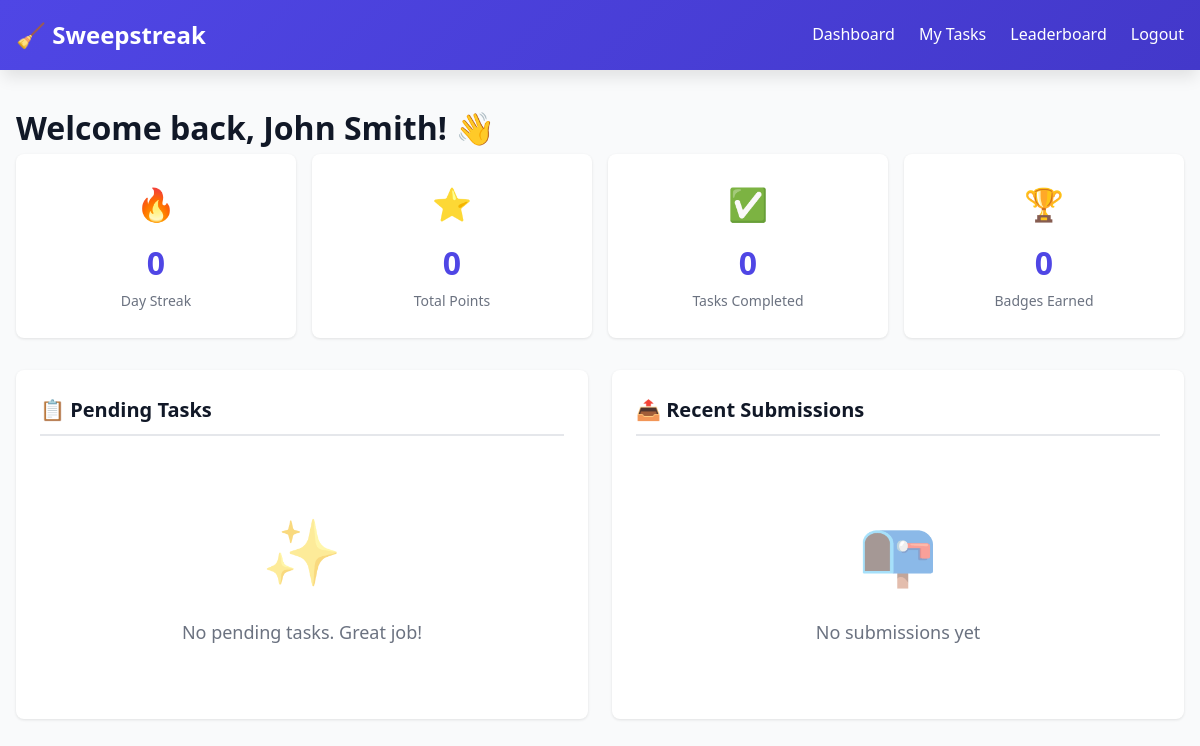
The page /student/dashboard.php (signed in) on the database its author committed.
### tables this page shows
CREATE TABLE users (
    id INT AUTO_INCREMENT PRIMARY KEY,
    username VARCHAR(50) UNIQUE NOT NULL,
    email VARCHAR(100) UNIQUE NOT NULL,
    password VARCHAR(255) NOT NULL,
    full_name VARCHAR(100) NOT NULL,
    role ENUM('student', 'teacher', 'admin') DEFAULT 'student',
    total_points INT DEFAULT 0,
    current_streak INT DEFAULT 0,
    longest_streak INT DEFAULT 0,
    last_completion_date DATE NULL,
    profile_image VARCHAR(255) DEFAULT 'default-avatar.png',
    created_at TIMESTAMP DEFAULT CURRENT_TIMESTAMP,
    updated_at TIMESTAMP DEFAULT CURRENT_TIMESTAMP ON UPDATE CURRENT_TIMESTAMP
);

### includes/functions.php (called while the page is built, shortened)
<?php
function get_user_badges($user_id, $pdo) {
    $stmt = $pdo->prepare("
        SELECT b.*, ub.earned_date
        FROM badges b
        JOIN user_badges ub ON b.id = ub.badge_id
        WHERE ub.user_id = ?
        ORDER BY ub.earned_date DESC
    ");
    $stmt->execute([$user_id]);
    return $stmt->fetchAll();
}
?>

### student/dashboard.php (the view, shortened to what this page needs)
<?php
require_once '../config/database.php';
require_once '../includes/functions.php';
$user_id = $_SESSION['user_id'];
$stmt = $pdo->prepare("SELECT * FROM users WHERE id = ?");
$stmt->execute([$user_id]);
$user = $stmt->fetch();
$stmt = $pdo->prepare("
    SELECT ta.*, t.title, t.description, t.location, t.base_points
    FROM task_assignments ta
    JOIN tasks t ON ta.task_id = t.id
    WHERE ta.student_id = ? AND ta.status = 'pending'
    ORDER BY ta.due_date ASC
");
$stmt->execute([$user_id]);
$pending_tasks = $stmt->fetchAll();
$stmt = $pdo->prepare("
    SELECT ta.*, t.title, t.description, t.location, ts.submission_date, ts.status as submission_status
    FROM task_assignments ta
    JOIN tasks t ON ta.task_id = t.id
    LEFT JOIN task_submissions ts ON ta.id = ts.assignment_id
    WHERE ta.student_id = ? AND ta.status = 'submitted'
    ORDER BY ts.submission_date DESC
    LIMIT 5
");
$stmt->execute([$user_id]);
$submitted_tasks = $stmt->fetchAll();
$stmt = $pdo->prepare("
    SELECT COUNT(*) as count
    FROM task_submissions
    WHERE student_id = ? AND status = 'approved'
");
$stmt->execute([$user_id]);
$completed_count = $stmt->fetch()['count'];
$badges = get_user_badges($user_id, $pdo);
?>
<!DOCTYPE html>
<html lang="en">
<head>
    <link rel="stylesheet" href="/assets/css/style.css">
</head>
<body>
    <header class="header">
        <div class="header-content">
            <div class="logo">🧹 Sweepstreak</div>
            <nav>
                <ul class="nav-menu">
                    <li><a href="dashboard.php">Dashboard</a></li>
                    <li><a href="tasks.php">My Tasks</a></li>
                    <li><a href="leaderboard.php">Leaderboard</a></li>
                    <li><a href="/auth/logout.php">Logout</a></li>
                </ul>
            </nav>
        </div>
    </header>
    <div class="container">
        <h1>Welcome back, <?php echo htmlspecialchars($user['full_name']); ?>! 👋</h1>
        <div class="stats-grid">
            <div class="stat-card">
                <div class="stat-icon">🔥</div>
                <span class="stat-value"><?php echo $user['current_streak']; ?></span>
                <span class="stat-label">Day Streak</span>
            </div>
            <div class="stat-card">
                <div class="stat-icon">⭐</div>
                <span class="stat-value"><?php echo $user['total_points']; ?></span>
                <span class="stat-label">Total Points</span>
            </div>
            <div class="stat-card">
                <div class="stat-icon">✅</div>
                <span class="stat-value"><?php echo $completed_count; ?></span>
                <span class="stat-label">Tasks Completed</span>
            </div>
            <div class="stat-card">
                <div class="stat-icon">🏆</div>
                <span class="stat-value"><?php echo count($badges); ?></span>
                <span class="stat-label">Badges Earned</span>
            </div>
        </div>
        <div class="grid grid-2">
            <div class="card">
                <div class="card-header">📋 Pending Tasks</div>
                <?php if (empty($pending_tasks)): ?>
                    <div class="empty-state">
                        <div class="empty-state-icon">✨</div>
                        <div class="empty-state-text">No pending tasks. Great job!</div>
                    </div>
                <?php endif; ?>
            </div>
            <div class="card">
                <div class="card-header">📤 Recent Submissions</div>
                <?php if (empty($submitted_tasks)): ?>
                    <div class="empty-state">
                        <div class="empty-state-icon">📭</div>
                        <div class="empty-state-text">No submissions yet</div>
                    </div>
                <?php endif; ?>
            </div>
        </div>
    </div>
</body>
</html>

### assets/css/style.css (style rules this page uses)
:root { --primary-color: #4f46e5; --primary-dark: #4338ca; --secondary-color: #10b981; --danger-color: #ef4444; --warning-color: #f59e0b; --dark-bg: #1f2937; --light-bg: #f9fafb; --card-bg: #ffffff; --text-primary: #111827; --text-secondary: #6b7280; --border-color: #e5e7eb; --shadow: 0 1px 3px 0 rgba(0, 0, 0, 0.1); --shadow-lg: 0 10px 15px -3px rgba(0, 0, 0, 0.1); }
* { margin: 0; padding: 0; box-sizing: border-box; }
body { font-family: 'Segoe UI', Tahoma, Geneva, Verdana, sans-serif; background-color: var(--light-bg); color: var(--text-primary); line-height: 1.6; }
.header { background: linear-gradient(135deg, var(--primary-color), var(--primary-dark)); color: white; padding: 1rem 0; box-shadow: var(--shadow-lg); }
.header-content { max-width: 1200px; margin: 0 auto; padding: 0 1rem; display: flex; justify-content: space-between; align-items: center; }
.logo { font-size: 1.5rem; font-weight: bold; display: flex; align-items: center; gap: 0.5rem; }
.nav-menu { display: flex; gap: 1.5rem; list-style: none; }
.nav-menu a { color: white; text-decoration: none; transition: opacity 0.3s; }
.container { max-width: 1200px; margin: 2rem auto; padding: 0 1rem; }
.card { background: var(--card-bg); border-radius: 8px; padding: 1.5rem; box-shadow: var(--shadow); margin-bottom: 1.5rem; }
.card-header { font-size: 1.25rem; font-weight: 600; margin-bottom: 1rem; padding-bottom: 0.5rem; border-bottom: 2px solid var(--border-color); }
.grid { display: grid; gap: 1.5rem; }
.grid-2 { grid-template-columns: repeat(auto-fit, minmax(300px, 1fr)); }
.stats-grid { display: grid; grid-template-columns: repeat(auto-fit, minmax(200px, 1fr)); gap: 1rem; margin-bottom: 2rem; }
.stat-card { background: var(--card-bg); padding: 1.5rem; border-radius: 8px; box-shadow: var(--shadow); text-align: center; transition: transform 0.3s; }
.stat-value { font-size: 2rem; font-weight: bold; color: var(--primary-color); display: block; }
.stat-label { color: var(--text-secondary); font-size: 0.875rem; margin-top: 0.5rem; }
.stat-icon { font-size: 2rem; margin-bottom: 0.5rem; }
.empty-state { text-align: center; padding: 3rem 1rem; color: var(--text-secondary); }
.empty-state-icon { font-size: 4rem; margin-bottom: 1rem; opacity: 0.5; }
.empty-state-text { font-size: 1.125rem; }

### rows shown on the page
users: full_name "John Smith", current_streak "0", total_points "0"

### other values the page prints
$completed_count "0"
count($badges) "0"
